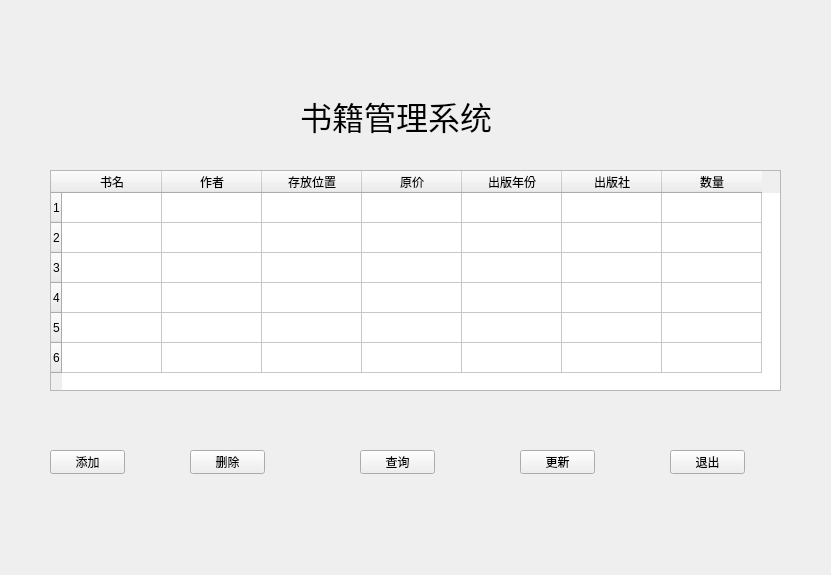
<?xml version="1.0" encoding="UTF-8"?>
<ui version="4.0">
 <class>Form</class>
 <widget class="QWidget" name="Form">
  <property name="geometry">
   <rect>
    <x>0</x>
    <y>0</y>
    <width>831</width>
    <height>575</height>
   </rect>
  </property>
  <property name="windowTitle">
   <string>Form</string>
  </property>
  <widget class="QTableWidget" name="tableWidget">
   <property name="geometry">
    <rect>
     <x>50</x>
     <y>170</y>
     <width>731</width>
     <height>221</height>
    </rect>
   </property>
   <row>
    <property name="text">
     <string>1</string>
    </property>
   </row>
   <row>
    <property name="text">
     <string>2</string>
    </property>
   </row>
   <row>
    <property name="text">
     <string>3</string>
    </property>
   </row>
   <row>
    <property name="text">
     <string>4</string>
    </property>
   </row>
   <row>
    <property name="text">
     <string>5</string>
    </property>
   </row>
   <row>
    <property name="text">
     <string>6</string>
    </property>
   </row>
   <column>
    <property name="text">
     <string>书名</string>
    </property>
   </column>
   <column>
    <property name="text">
     <string>作者</string>
    </property>
   </column>
   <column>
    <property name="text">
     <string>存放位置</string>
    </property>
   </column>
   <column>
    <property name="text">
     <string>原价</string>
    </property>
   </column>
   <column>
    <property name="text">
     <string>出版年份</string>
    </property>
   </column>
   <column>
    <property name="text">
     <string>出版社</string>
    </property>
   </column>
   <column>
    <property name="text">
     <string>数量</string>
    </property>
   </column>
  </widget>
  <widget class="QLabel" name="label">
   <property name="geometry">
    <rect>
     <x>300</x>
     <y>70</y>
     <width>211</width>
     <height>91</height>
    </rect>
   </property>
   <property name="font">
    <font>
     <pointsize>24</pointsize>
    </font>
   </property>
   <property name="text">
    <string>书籍管理系统</string>
   </property>
  </widget>
  <widget class="QPushButton" name="pushButton">
   <property name="geometry">
    <rect>
     <x>50</x>
     <y>450</y>
     <width>75</width>
     <height>24</height>
    </rect>
   </property>
   <property name="text">
    <string>添加</string>
   </property>
  </widget>
  <widget class="QPushButton" name="pushButton_2">
   <property name="geometry">
    <rect>
     <x>190</x>
     <y>450</y>
     <width>75</width>
     <height>24</height>
    </rect>
   </property>
   <property name="text">
    <string>删除</string>
   </property>
  </widget>
  <widget class="QPushButton" name="pushButton_3">
   <property name="geometry">
    <rect>
     <x>360</x>
     <y>450</y>
     <width>75</width>
     <height>24</height>
    </rect>
   </property>
   <property name="text">
    <string>查询</string>
   </property>
  </widget>
  <widget class="QPushButton" name="pushButton_4">
   <property name="geometry">
    <rect>
     <x>520</x>
     <y>450</y>
     <width>75</width>
     <height>24</height>
    </rect>
   </property>
   <property name="text">
    <string>更新</string>
   </property>
  </widget>
  <widget class="QPushButton" name="pushButton_5">
   <property name="geometry">
    <rect>
     <x>670</x>
     <y>450</y>
     <width>75</width>
     <height>24</height>
    </rect>
   </property>
   <property name="text">
    <string>退出</string>
   </property>
  </widget>
 </widget>
 <resources/>
 <connections/>
</ui>
